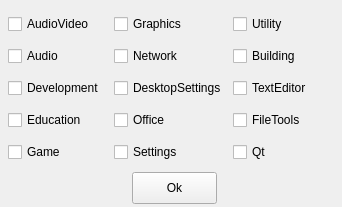
<?xml version="1.0" encoding="UTF-8"?>
<ui version="4.0">
 <class>Form</class>
 <widget class="QWidget" name="Form">
  <property name="windowModality">
   <enum>Qt::WindowModal</enum>
  </property>
  <property name="geometry">
   <rect>
    <x>0</x>
    <y>0</y>
    <width>342</width>
    <height>207</height>
   </rect>
  </property>
  <property name="windowTitle">
   <string>Form</string>
  </property>
  <widget class="QWidget" name="gridLayoutWidget">
   <property name="geometry">
    <rect>
     <x>8</x>
     <y>8</y>
     <width>325</width>
     <height>165</height>
    </rect>
   </property>
   <layout class="QGridLayout" name="gridLayout">
    <item row="0" column="0">
     <widget class="QCheckBox" name="checkBox">
      <property name="text">
       <string>AudioVideo</string>
      </property>
     </widget>
    </item>
    <item row="4" column="0">
     <widget class="QCheckBox" name="checkBox_5">
      <property name="text">
       <string>Game</string>
      </property>
     </widget>
    </item>
    <item row="1" column="1">
     <widget class="QCheckBox" name="checkBox_7">
      <property name="text">
       <string>Network </string>
      </property>
     </widget>
    </item>
    <item row="2" column="0">
     <widget class="QCheckBox" name="checkBox_3">
      <property name="text">
       <string>Development</string>
      </property>
     </widget>
    </item>
    <item row="4" column="1">
     <widget class="QCheckBox" name="checkBox_9">
      <property name="text">
       <string>Settings</string>
      </property>
     </widget>
    </item>
    <item row="0" column="1">
     <widget class="QCheckBox" name="checkBox_6">
      <property name="text">
       <string>Graphics</string>
      </property>
     </widget>
    </item>
    <item row="1" column="0">
     <widget class="QCheckBox" name="checkBox_2">
      <property name="text">
       <string>Audio</string>
      </property>
     </widget>
    </item>
    <item row="3" column="0">
     <widget class="QCheckBox" name="checkBox_4">
      <property name="text">
       <string>Education</string>
      </property>
     </widget>
    </item>
    <item row="3" column="1">
     <widget class="QCheckBox" name="checkBox_8">
      <property name="text">
       <string>Office</string>
      </property>
     </widget>
    </item>
    <item row="0" column="2">
     <widget class="QCheckBox" name="checkBox_10">
      <property name="text">
       <string>Utility</string>
      </property>
     </widget>
    </item>
    <item row="1" column="2">
     <widget class="QCheckBox" name="checkBox_11">
      <property name="text">
       <string>Building</string>
      </property>
     </widget>
    </item>
    <item row="2" column="1">
     <widget class="QCheckBox" name="checkBox_12">
      <property name="text">
       <string>DesktopSettings</string>
      </property>
     </widget>
    </item>
    <item row="3" column="2">
     <widget class="QCheckBox" name="checkBox_13">
      <property name="text">
       <string>FileTools</string>
      </property>
     </widget>
    </item>
    <item row="2" column="2">
     <widget class="QCheckBox" name="checkBox_14">
      <property name="text">
       <string>TextEditor</string>
      </property>
     </widget>
    </item>
    <item row="4" column="2">
     <widget class="QCheckBox" name="checkBox_15">
      <property name="text">
       <string>Qt</string>
      </property>
     </widget>
    </item>
   </layout>
  </widget>
  <widget class="QPushButton" name="pushButton">
   <property name="geometry">
    <rect>
     <x>132</x>
     <y>172</y>
     <width>85</width>
     <height>32</height>
    </rect>
   </property>
   <property name="text">
    <string>Ok</string>
   </property>
  </widget>
 </widget>
 <resources/>
 <connections/>
</ui>
